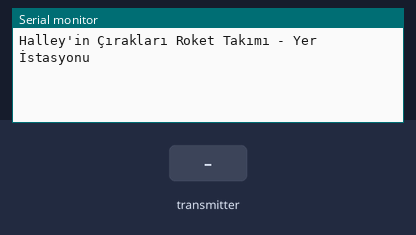
A sketch run on a simulated Arduino Uno, built with avr-gcc and run on an emulated ATmega328P. On the bench: the last lines printed to the serial monitor. The test bench sets the inputs (shaded band). No radio packets arrive unless stated.

Above: at 1.2 s.
1.3 s: the transmitter starts sending Array.0 = 0
At 1.76 s:
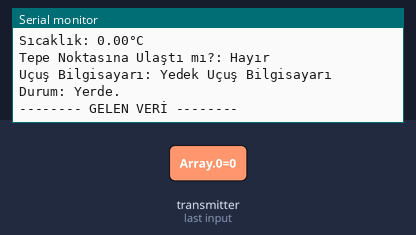
At 2.21 s:
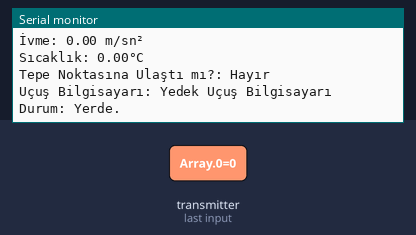

The sketch:

ground_station.ino
```cpp
#include <SPI.h>
#include <nRF24L01.h>
#include <RF24.h>
RF24 radio(9, 10); // CE, CSN
float Array[8];
const byte address[6] = "34101";
void setup() {
  Serial.begin(9600);
  radio.begin();
  radio.openReadingPipe(0, address);
  radio.setPALevel(RF24_PA_MIN);
  radio.startListening();

  Serial.println("Halley'in Çırakları Roket Takımı - Yer İstasyonu");
}
void loop() {
  if (radio.available()) {
    radio.read(Array, sizeof(Array));
    Serial.println("-------- GELEN VERİ --------");
    Serial.print("Enlem: ");
    Serial.println(Array[0]);

    Serial.print("Boylam: ");
    Serial.println(Array[1]);

    Serial.print("İrtifa: ");
    Serial.print(Array[2]);
    Serial.println(" m");

    Serial.print("İvme: ");
    Serial.print(Array[3]);
    Serial.println(" m/sn²");

    Serial.print("Sıcaklık: ");
    Serial.print(Array[4]);
    Serial.println("°C");

    Serial.print("Tepe Noktasına Ulaştı mı?: ");
    if (Array[5]==0.00) {
    Serial.println("Hayır");
    } else if (Array[5]==1.00) {
    Serial.println("Evet");
    }

    Serial.print("Uçuş Bilgisayarı: ");
    if (Array[6]==1.00) {
    Serial.println("Ana Uçuş Bilgisayarı");
    } else if (Array[6]==0.00) {
    Serial.println("Yedek Uçuş Bilgisayarı");
    }

    Serial.print("Durum: ");
    if (Array[7]==0.00) {
    Serial.println("Yerde.");
    } else if (Array[7]==1.00) {
    Serial.println("Uçuş Devam Ediyor.");
    } else if (Array[7]==2.00) {
    Serial.println("Tepe Noktasına Ulaşıldı, Faydalı Yük Fırlatıldı, Paraşüt Açıldı.");
    } else if (Array[7]==3.00) {
    Serial.println("Ana Paraşüt Açıldı.");
    } else if (Array[7]==4.00) {
    Serial.println("İniş Tamamlandı.");
    }
    Serial.println();
  }
}
```

Measured:
- after the input at 1.3 s, the serial monitor: prints a new line at once (image 1)
